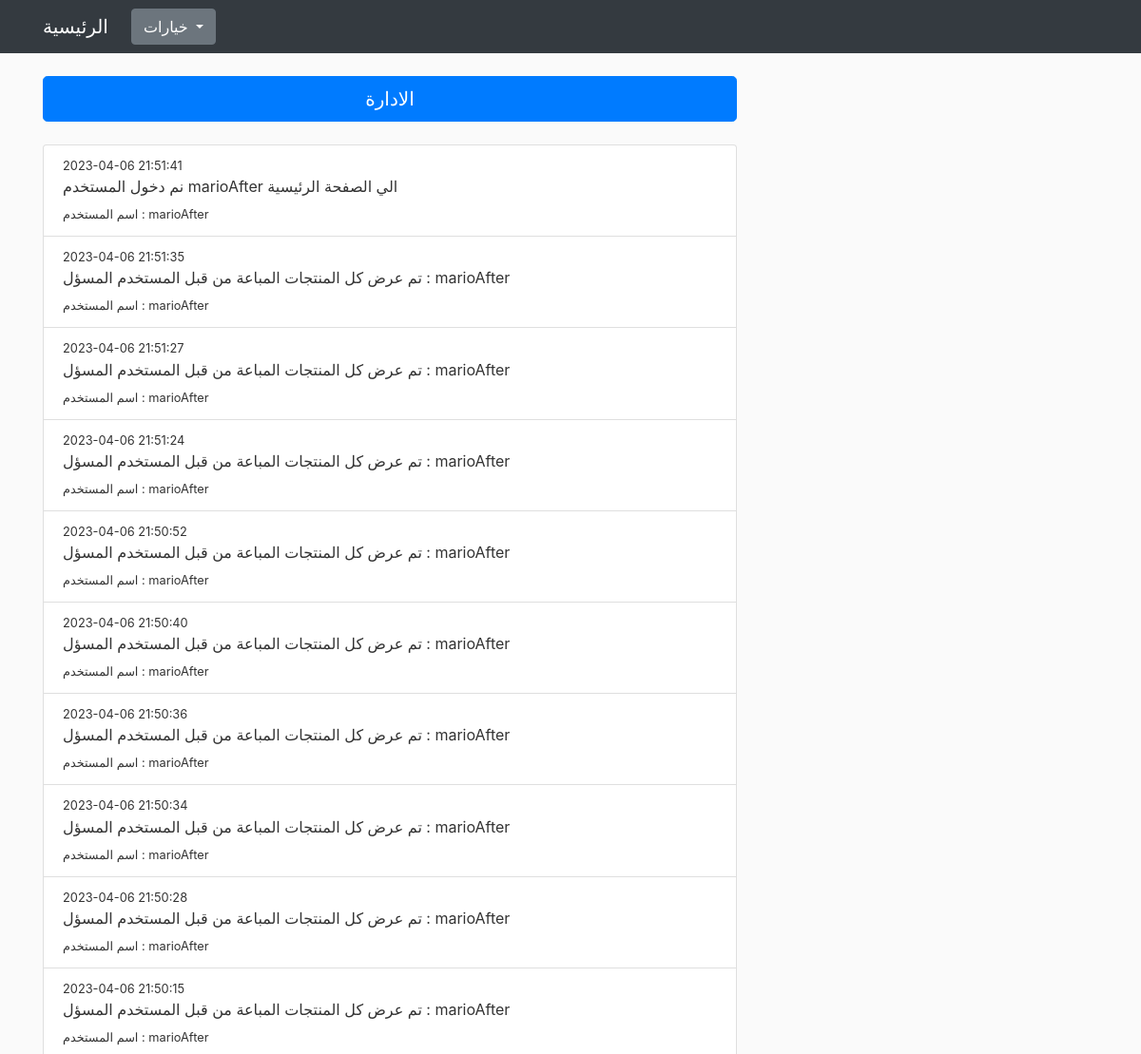
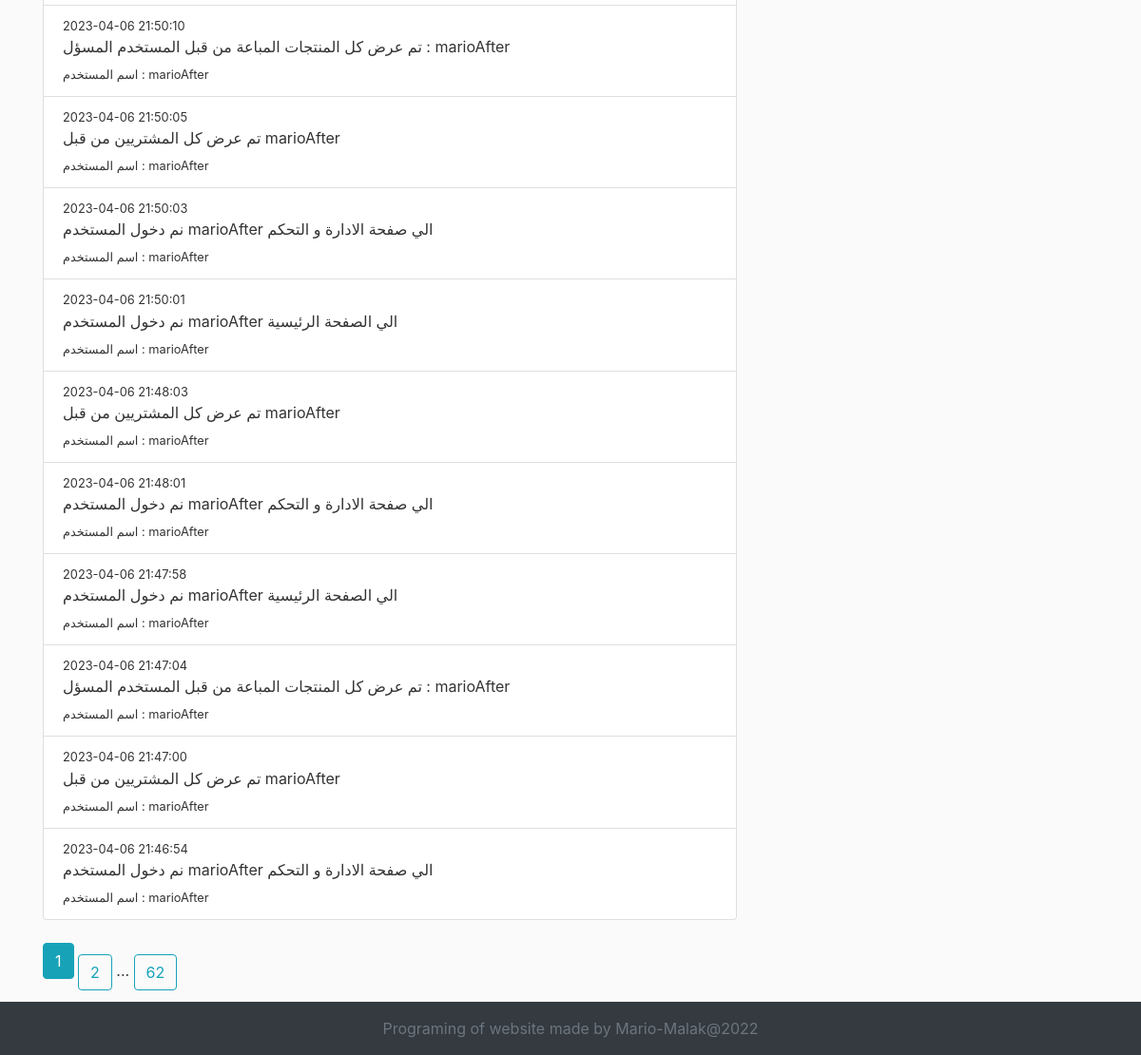
Page /display_all_notification (signed in) on the committed database (2 pictures, top to bottom).
### Market/Main/models.py (models this page shows, shortened)
class Notification(db.Model):
    id = db.Column(db.Integer, primary_key= True)
    notification_name = db.Column(db.Text, nullable= True)
    date = db.Column(db.DateTime, nullable= True, default= datetime.now)
    user = db.relationship('User', backref = "user_actions", lazy = True)
    user_id = db.Column(db.Integer, db.ForeignKey("user.id"))

### Market/User/models.py (models this page shows, shortened)
class User(db.Model, UserMixin):
    id = db.Column(db.Integer, primary_key=True)
    name = db.Column(db.String(40), nullable= False)
    password = db.Column(db.String(40), nullable = False)
    phone_num = db.Column(db.String(11), nullable= True)
    salary = db.Column(db.Integer, nullable=True)
    admin = db.Column(db.BOOLEAN, nullable= True, default= False)
    his_money = db.Column(db.Integer, nullable= True, default= 0)
    def IsAdmin(self):
        if self.admin:
            return True
        else:
            return False

### Market/User/routes.py (the view, shortened to what this page needs)
    def checkit():
        try:
            user_ = User.query.filter_by(id = current_user.id).first()
        except:
            flash("انت لم تسجل بعد", "warning")
            return redirect(url_for("user.login"))
        else:
            if user_:
                if user_.IsAdmin():
                    return func()
                else:
                    n = Notification(notification_name=f"""لقد حاول المستخدم {user_.name} الدخول الي الصفحات المخصصة للمسؤل فقد و النظام منعه""", user_id = current_user.id)
                    db.session.add(n)
                    db.session.commit()
                    flash("انت لست مسؤل", "warning")
                    return redirect(url_for("user.login"))

### Market/Main/routes.py (called while the page is built)
@main.route("/display_all_notification", endpoint= "display_all_notification")
@current_user_is_admin
def display_all_notification():
    page = request.args.get("page", 1, type=int)
    n = Notification.query.order_by(Notification.date.desc()).paginate(page=page, per_page=20)
    return render_template("main/display_all_notification.html", last_notification = n)

### Market/User/models.py (called while the page is built)
@login_manger.user_loader
def load_user(user_id):
    return User.query.get(int(user_id))

### Market/User/routes.py (called while the page is built, shortened)
def current_user_is_admin(func):
    def checkit():
        try:
            user_ = User.query.filter_by(id = current_user.id).first()
        except:
            flash("انت لم تسجل بعد", "warning")
            return redirect(url_for("user.login"))
        else:
            if user_:
                if user_.IsAdmin():
                    return func()
                else:
                    n = Notification(notification_name=f"""لقد حاول المستخدم {user_.name} الدخول الي الصفحات المخصصة للمسؤل فقد و النظام منعه""", user_id = current_user.id)
                    db.session.add(n)
                    db.session.commit()
                    flash("انت لست مسؤل", "warning")
                    return redirect(url_for("user.login"))
    return checkit

### Market/templates/main/display_all_notification.html
{% extends "main/base.html" %}
{% block body %}
    <div>
    <a class="btn btn-primary btn-lg btn-block" href="{{ url_for("main.admin_panel") }}">الادارة</a>
    </div>
    <br>
    <div class="list-group">
        {% for n in last_notification.items %}
          <a class="list-group-item list-group-item-action flex-column align-items-start">
            <div class="d-flex w-100 justify-content-between">
              <small>{{ n.date.strftime("%Y-%m-%d %H:%M:%S") }}</small>
            </div>
            <p class="mb-1">{{ n.notification_name }}</p>
            <small>اسم المستخدم : {{ n.user.name }}</small>
          </a>
        {% endfor %}
    </div>
    <br>
    {% for page_num in last_notification.iter_pages(left_edge= 1, right_edge = 1, left_current = 1, right_current= 2) %}
            {% if page_num %}
                {% if page_num == last_notification.page %}
                    <a class="btn btn-info mb-4" href="{{ url_for("main.display_all_notification", page = page_num) }}">{{ page_num }}</a>
                {% else %}
                    <a class="btn btn-outline-info" href="{{ url_for("main.display_all_notification", page = page_num) }}">{{ page_num }}</a>
                {% endif %}
            {% else %}
                ...
            {% endif %}
    {% endfor %}
{% endblock %}

### Market/static/master_mario.css (style rules this page uses)
body { background: #fafafa; color: #333333; margin-top: 5rem; }
div a { text-decoration-line: none; color: rgba(255, 255, 255, 0.53); }

### rows in the picture
Notification: date "2023-04-06 21:51:41", notification_name "نم دخول المستخدم marioAfter الي الصفحة الرئيسية", user.name "marioAfter"
Notification: date "2023-04-06 21:51:35", notification_name "تم عرض كل المنتجات المباعة من قبل المستخدم المسؤل : marioAfter", user.name "marioAfter"
Notification: date "2023-04-06 21:51:27", notification_name "تم عرض كل المنتجات المباعة من قبل المستخدم المسؤل : marioAfter", user.name "marioAfter"
Notification: date "2023-04-06 21:51:24", notification_name "تم عرض كل المنتجات المباعة من قبل المستخدم المسؤل : marioAfter", user.name "marioAfter"
Notification: date "2023-04-06 21:50:52", notification_name "تم عرض كل المنتجات المباعة من قبل المستخدم المسؤل : marioAfter", user.name "marioAfter"
Notification: date "2023-04-06 21:50:40", notification_name "تم عرض كل المنتجات المباعة من قبل المستخدم المسؤل : marioAfter", user.name "marioAfter"
Notification: date "2023-04-06 21:50:36", notification_name "تم عرض كل المنتجات المباعة من قبل المستخدم المسؤل : marioAfter", user.name "marioAfter"
Notification: date "2023-04-06 21:50:34", notification_name "تم عرض كل المنتجات المباعة من قبل المستخدم المسؤل : marioAfter", user.name "marioAfter"
Notification: date "2023-04-06 21:50:28", notification_name "تم عرض كل المنتجات المباعة من قبل المستخدم المسؤل : marioAfter", user.name "marioAfter"
Notification: date "2023-04-06 21:50:15", notification_name "تم عرض كل المنتجات المباعة من قبل المستخدم المسؤل : marioAfter", user.name "marioAfter"
Notification: date "2023-04-06 21:50:10", notification_name "تم عرض كل المنتجات المباعة من قبل المستخدم المسؤل : marioAfter", user.name "marioAfter"
Notification: date "2023-04-06 21:50:05", notification_name "تم عرض كل المشتريين من قبل marioAfter", user.name "marioAfter"
Notification: date "2023-04-06 21:50:03", notification_name "نم دخول المستخدم marioAfter الي صفحة الادارة و التحكم", user.name "marioAfter"
Notification: date "2023-04-06 21:50:01", notification_name "نم دخول المستخدم marioAfter الي الصفحة الرئيسية", user.name "marioAfter"
Notification: date "2023-04-06 21:48:03", notification_name "تم عرض كل المشتريين من قبل marioAfter", user.name "marioAfter"
Notification: date "2023-04-06 21:48:01", notification_name "نم دخول المستخدم marioAfter الي صفحة الادارة و التحكم", user.name "marioAfter"
Notification: date "2023-04-06 21:47:58", notification_name "نم دخول المستخدم marioAfter الي الصفحة الرئيسية", user.name "marioAfter"
Notification: date "2023-04-06 21:47:04", notification_name "تم عرض كل المنتجات المباعة من قبل المستخدم المسؤل : marioAfter", user.name "marioAfter"
Notification: date "2023-04-06 21:47:00", notification_name "تم عرض كل المشتريين من قبل marioAfter", user.name "marioAfter"
Notification: date "2023-04-06 21:46:54", notification_name "نم دخول المستخدم marioAfter الي صفحة الادارة و التحكم", user.name "marioAfter"

### other values in the picture
{{ page_num }} "1"
{{ page_num }} "2" "62"
